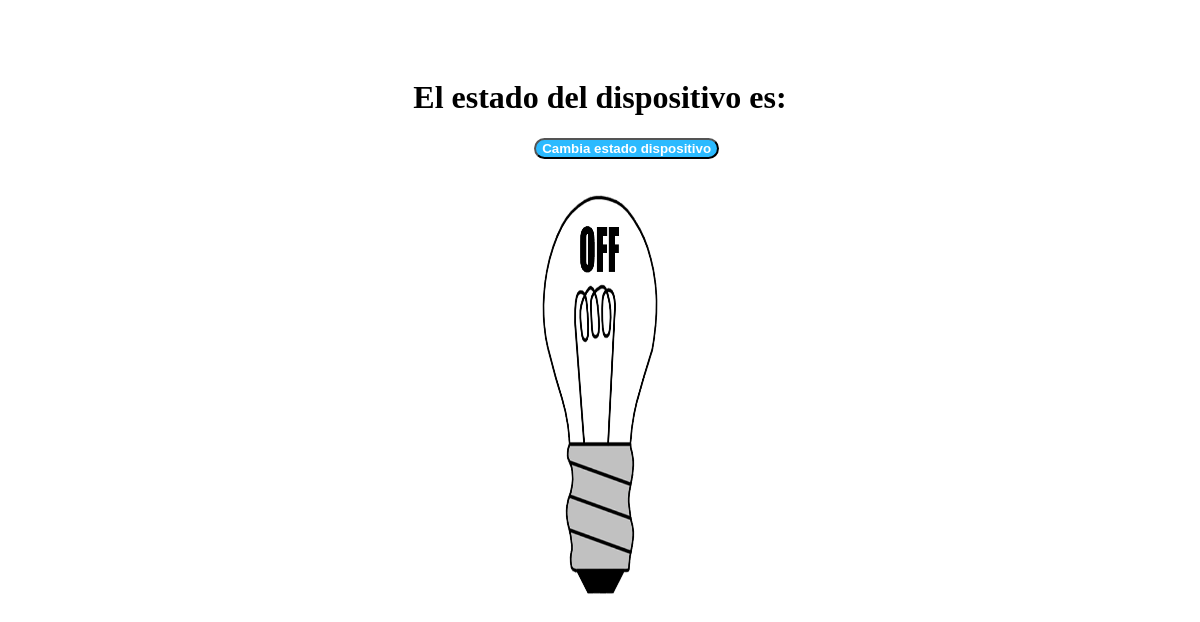
Before: /programas_php/interfaces/index.php with the older database file.
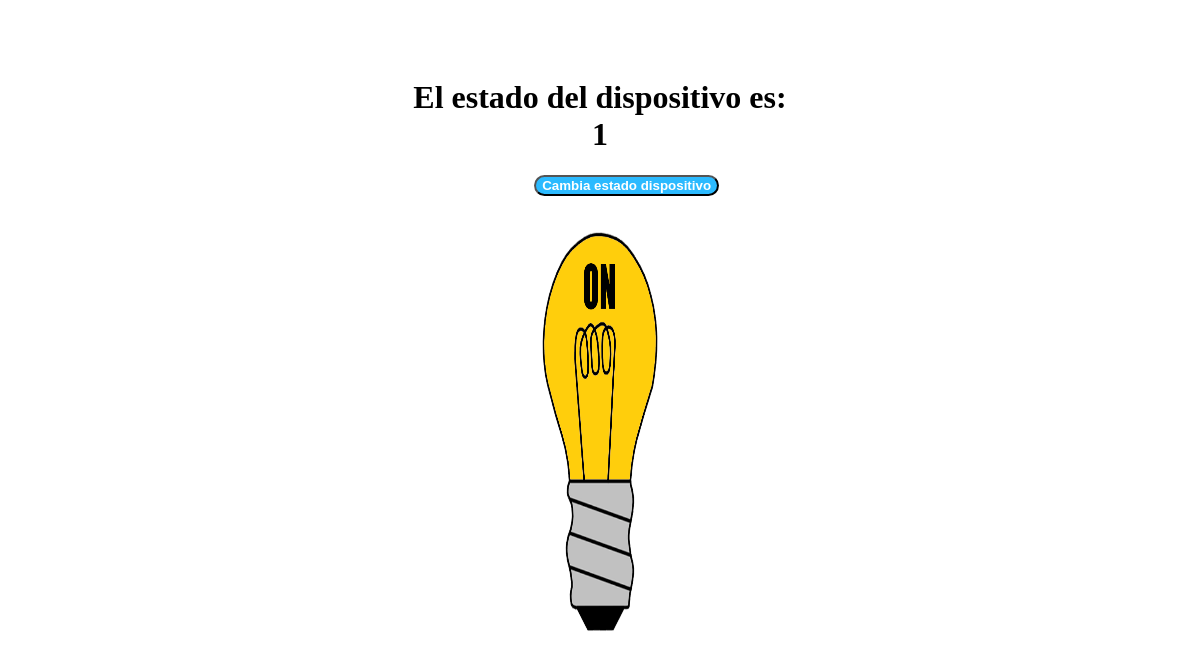
After: the same page with the newer database file.
### tables this page shows
CREATE TABLE `dispositivos` (
  `id` int(11) NOT NULL,
  `status` int(11) NOT NULL
);

### programas_php/interfaces/index.php (the view, shortened to what this page needs)
<?php
include "conexion.php";
$mysqli = new mysqli($host, $user, $pw, $db);
$sql = "SELECT * FROM dispositivos;";
$result   = mysqli_query($mysqli, $sql);
$row  = mysqli_fetch_assoc($result);
?>
<!DOCTYPE HTML PUBLIC "-//W3C//DTD HTML 4.01 Transitional//EN" "http://www.w3.org/TR/html4/loose.dtd">
<html>
<head>
</head>
<body>
	<div class="wrapper" id="refresh">
		<div class="col_3">
		</div>
		<div class="col_3" >
			<?php echo '<h1 style="text-align: center;">El estado del dispositivo es: '.$row['status'].'</h1>';?>
			<div class="col_3">
			</div>
			<div class="col_3" style="text-align: center;">
			<form action="index.php" method="post" id="LED" enctype="multipart/form-data">
				<input id="submit_button" type="submit" name="cambiar_estado" value="Cambia estado dispositivo" />
			</form>
			<br>
			<br>
			<?php
				if($row['status'] == 0){?>
				<div class="led_img">
					<img id="contest_img" src="led_off.png" width="100%" height="100%">
				</div>
			<?php
				}
				else{ ?>
				<div class="led_img">
					<img id="contest_img" src="led_on.png" width="100%" height="100%">
				</div>
			<?php
				}
			?>
			</div>
			<div class="col_3">
			</div>
		</div>
		<div class="col_3">
		</div>
	</div>
</body>
</html>
</html>

### programas_php/interfaces/index.php (style rules this page uses)
.wrapper { width: 100%; padding-top: 50px; }
.col_3 { width: 33.3333333%; float: left; min-height: 1px; }
#submit_button { background-color: #2bbaff; color: #FFF; font-weight: bold; font-size: 40; border-radius: 15px; text-align: center; }
.led_img { height: 400px; width: 100%; object-fit: cover; object-position: center; }

Changed rows visible on the page:
added dispositivos: status "1"
